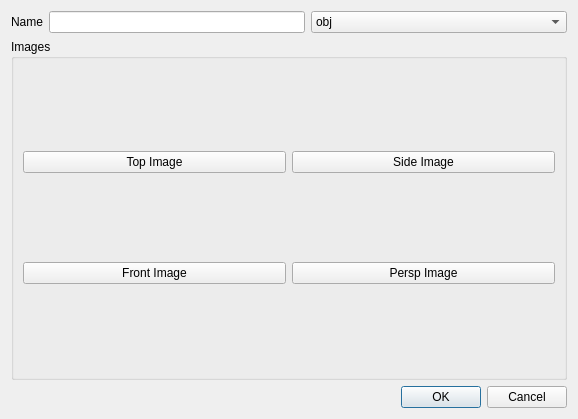
<?xml version="1.0" encoding="UTF-8"?>
<ui version="4.0">
 <class>Dialog</class>
 <widget class="QDialog" name="Dialog">
  <property name="geometry">
   <rect>
    <x>0</x>
    <y>0</y>
    <width>578</width>
    <height>419</height>
   </rect>
  </property>
  <property name="windowTitle">
   <string>Dialog</string>
  </property>
  <layout class="QGridLayout" name="gridLayout">
   <item row="0" column="2">
    <widget class="QComboBox" name="mesh_type">
     <item>
      <property name="text">
       <string>obj</string>
      </property>
     </item>
     <item>
      <property name="text">
       <string>fbx</string>
      </property>
     </item>
     <item>
      <property name="text">
       <string>usd</string>
      </property>
     </item>
    </widget>
   </item>
   <item row="0" column="1">
    <widget class="QLineEdit" name="item_name"/>
   </item>
   <item row="1" column="0" colspan="3">
    <widget class="QGroupBox" name="groupBox">
     <property name="title">
      <string>Images</string>
     </property>
     <layout class="QGridLayout" name="gridLayout_2">
      <item row="0" column="0">
       <widget class="QPushButton" name="top_image">
        <property name="text">
         <string>Top Image</string>
        </property>
       </widget>
      </item>
      <item row="0" column="1">
       <widget class="QPushButton" name="side_image">
        <property name="text">
         <string>Side Image</string>
        </property>
       </widget>
      </item>
      <item row="1" column="0">
       <widget class="QPushButton" name="front_image">
        <property name="text">
         <string>Front Image</string>
        </property>
       </widget>
      </item>
      <item row="1" column="1">
       <widget class="QPushButton" name="persp_image">
        <property name="text">
         <string>Persp Image</string>
        </property>
       </widget>
      </item>
     </layout>
    </widget>
   </item>
   <item row="0" column="0">
    <widget class="QLabel" name="label">
     <property name="text">
      <string>Name</string>
     </property>
    </widget>
   </item>
   <item row="2" column="2">
    <widget class="QDialogButtonBox" name="buttonBox">
     <property name="orientation">
      <enum>Qt::Orientation::Horizontal</enum>
     </property>
     <property name="standardButtons">
      <set>QDialogButtonBox::StandardButton::Cancel|QDialogButtonBox::StandardButton::Ok</set>
     </property>
    </widget>
   </item>
  </layout>
 </widget>
 <resources/>
 <connections>
  <connection>
   <sender>buttonBox</sender>
   <signal>accepted()</signal>
   <receiver>Dialog</receiver>
   <slot>accept()</slot>
   <hints>
    <hint type="sourcelabel">
     <x>248</x>
     <y>254</y>
    </hint>
    <hint type="destinationlabel">
     <x>157</x>
     <y>274</y>
    </hint>
   </hints>
  </connection>
  <connection>
   <sender>buttonBox</sender>
   <signal>rejected()</signal>
   <receiver>Dialog</receiver>
   <slot>reject()</slot>
   <hints>
    <hint type="sourcelabel">
     <x>316</x>
     <y>260</y>
    </hint>
    <hint type="destinationlabel">
     <x>286</x>
     <y>274</y>
    </hint>
   </hints>
  </connection>
 </connections>
</ui>
